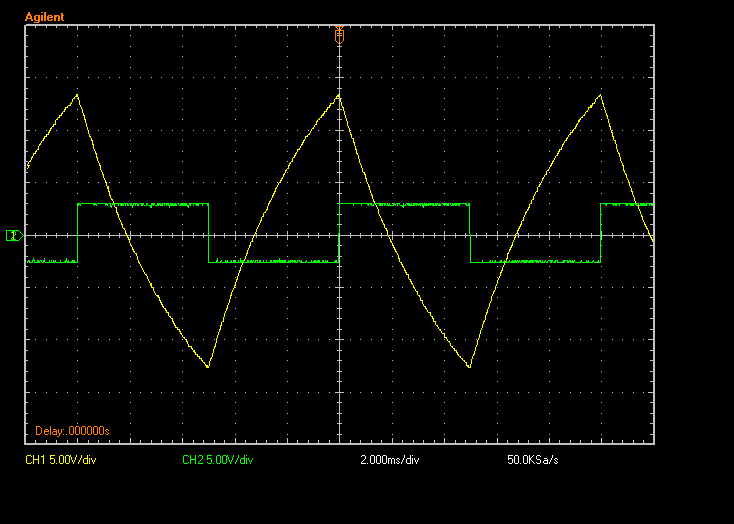
#> input picture Amplifier_Circuit/images/100Hz_47000pF-1.bmp, 734 x 524 px, found by its file name; its folder holds only this picture in this run
$ jupyter execute 'グレースケール化.ipynb'
#> lines starting #> are read from the running program, lines starting #| are printed output that depends on the picture
[cell 1]
import os
import cv2
import numpy as np
import pathlib as pl
import matplotlib.pyplot as plt
print(os.getcwd())

[cell 2]
print(os.listdir(os.getcwd()))
path = 'images'
print(path)
files = os.listdir(path)
print(files)

[cell 3]
pl.Path('Result\\Reverse').mkdir(exist_ok=True)
for i, name in enumerate(files):
    print(str(i+1) + "ファイル目 : " + path + "\\" + name)
    img = cv2.imread(path + "\\" + name)
#> img is the input picture: shape (524, 734, 3); mean B, G, R 3.6, 6.1, 5.1
    img = cv2.cvtColor(img, cv2.COLOR_BGR2RGB)
    print(img.shape)
#| (524, 734, 3)

    for x in range(img.shape[0]):
        for y in range(img.shape[1]):
            for z in range(img.shape[2]):
                img[x][y][z] = 255 - img[x][y][z]
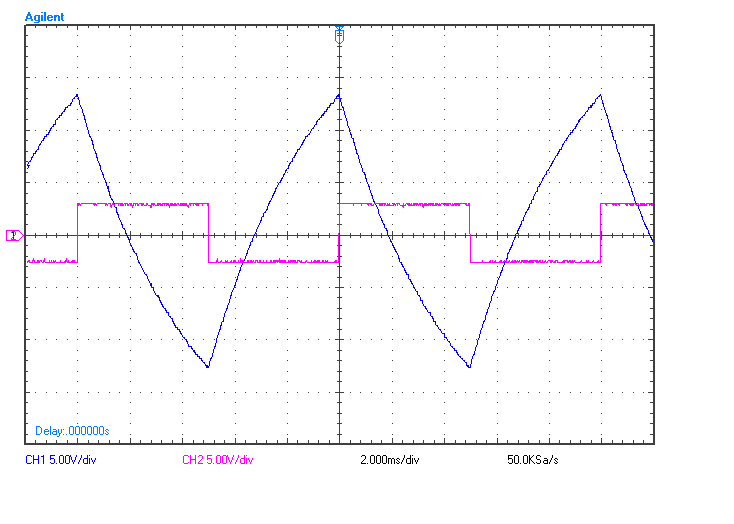
#> img: shape (524, 734, 3); mean R, G, B 249.9, 248.9, 251.4

    plt.figure(dpi=1000)
    plt.tick_params(labelbottom=False,
                    labelleft=False,
                    labelright=False,
                    labeltop=False,
                    bottom=False,
                    left=False,
                    right=False,
                    top=False)
    plt.gca().spines['right'].set_visible(False)
    plt.gca().spines['top'].set_visible(False)
    plt.gca().spines['left'].set_visible(False)
    plt.gca().spines['bottom'].set_visible(False)
    plt.imshow(img)
    plt.grid(False)
    plt.savefig("Result\\Reverse\\reverse-" + name.split(".")[0] + ".png")

[cell 4]
pl.Path('Result\\Monotone').mkdir(exist_ok=True)
for i, name in enumerate(files):
    print(str(i+1) + "ファイル目 : " + path + "\\" + name)
    img = cv2.imread(path + "\\" + name)
    img = cv2.cvtColor(img, cv2.COLOR_BGR2RGB)
    print(img.shape)
#| (524, 734, 3)

    for x in range(img.shape[0]):
        for y in range(img.shape[1]):
            temp = 0.3 * img[x][y][0] + 0.6 * img[x][y][1] + 0.1 * img[x][y][2]
            for z in range(img.shape[2]):
                img[x][y][z] = 255 - temp
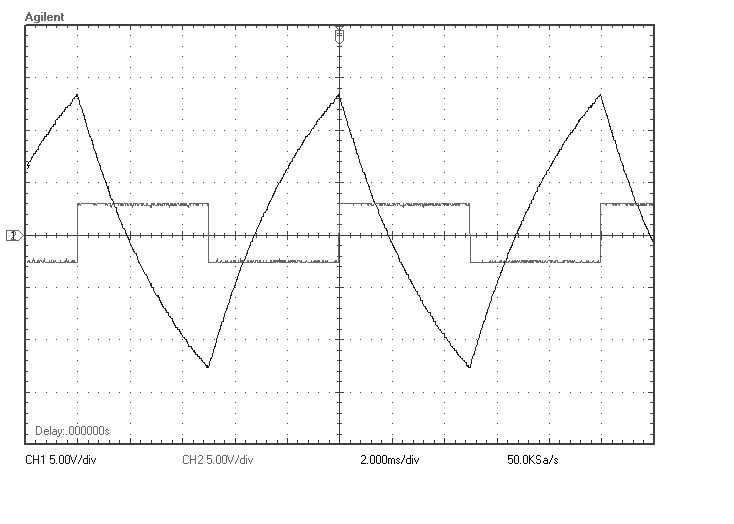
#> img: shape (524, 734, 3); min 0, max 255, mean 249.5

    plt.figure(dpi=1000)
    plt.tick_params(labelbottom=False,
                    labelleft=False,
                    labelright=False,
                    labeltop=False,
                    bottom=False,
                    left=False,
                    right=False,
                    top=False)
    plt.gca().spines['right'].set_visible(False)
    plt.gca().spines['top'].set_visible(False)
    plt.gca().spines['left'].set_visible(False)
    plt.gca().spines['bottom'].set_visible(False)
    plt.imshow(img)
    plt.grid(False)
    plt.savefig("Result\\Monotone\\mono-" + name.split(".")[0] + ".png")

$ run again, on Amplifier_Circuit/images/10kHz_47000pF.bmp
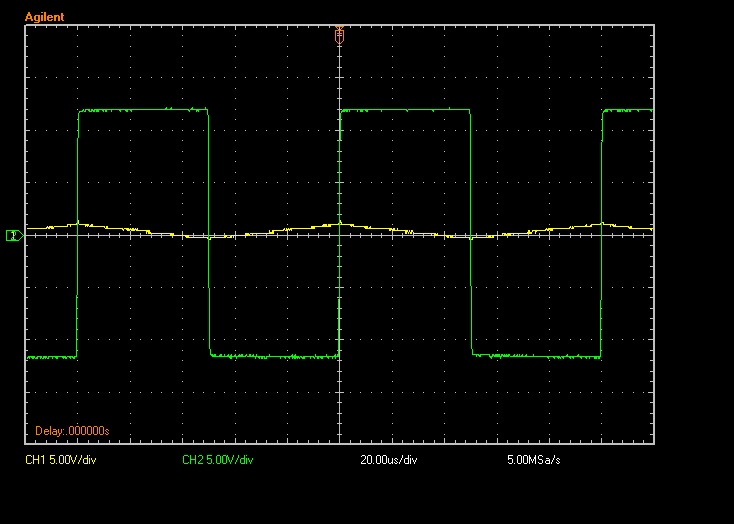
#> input picture Amplifier_Circuit/images/10kHz_47000pF.bmp, 734 x 524 px, found by its file name
#> img is the input picture: shape (524, 734, 3); mean B, G, R 3.5, 6, 4.5
#| (524, 734, 3)
#> after the loop `for x in range(img.shape[0]):`:
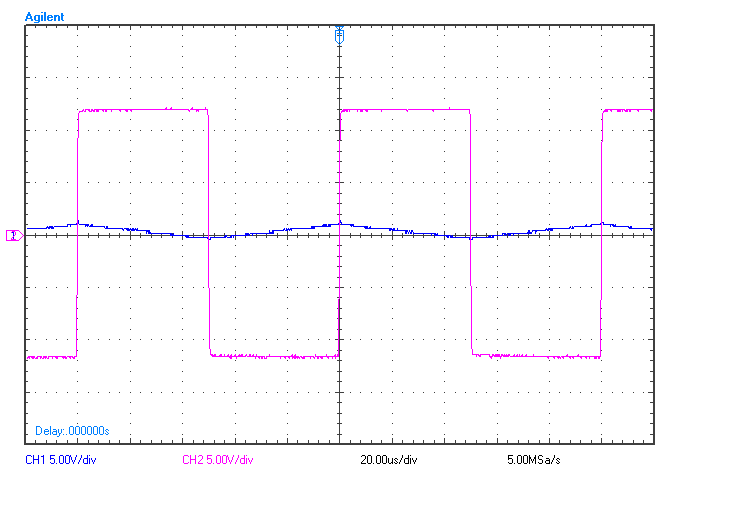
#> img: shape (524, 734, 3); mean R, G, B 250.5, 249, 251.5
#| (524, 734, 3)
#> after the loop `for x in range(img.shape[0]):`:
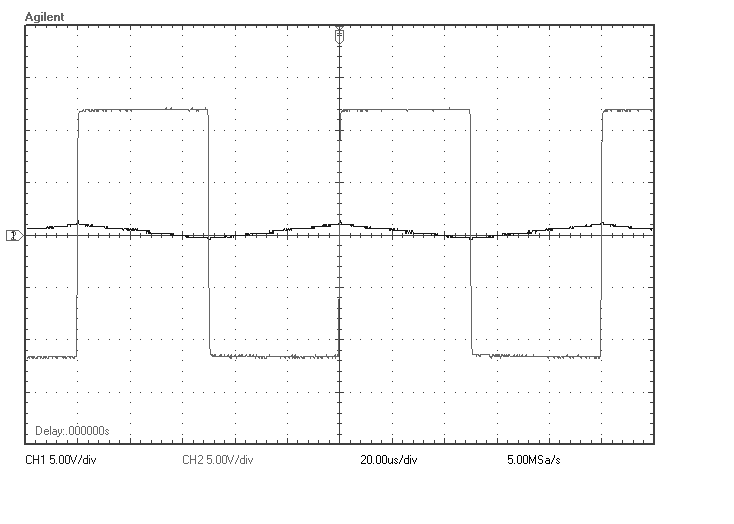
#> img: shape (524, 734, 3); min 0, max 255, mean 249.7

$ run again, on Amplifier_Circuit/images/10kHz_4900pF.bmp
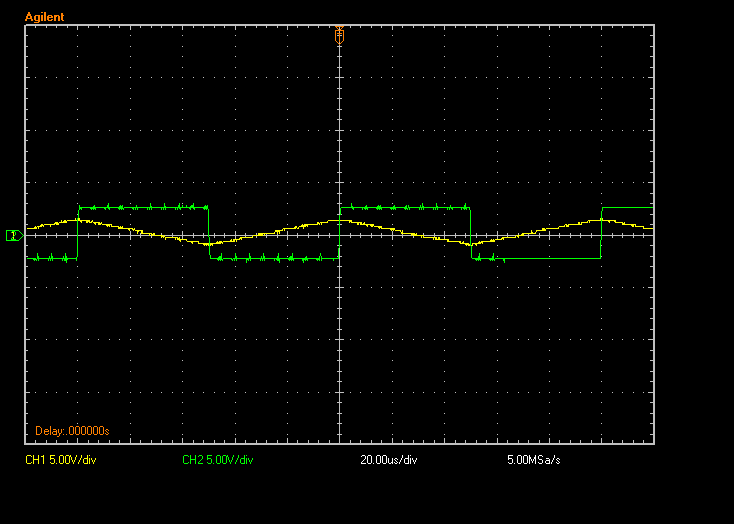
#> input picture Amplifier_Circuit/images/10kHz_4900pF.bmp, 734 x 524 px, found by its file name
#> img is the input picture: shape (524, 734, 3); mean B, G, R 3.6, 5.5, 4.6
#| (524, 734, 3)
#> after the loop `for x in range(img.shape[0]):`:
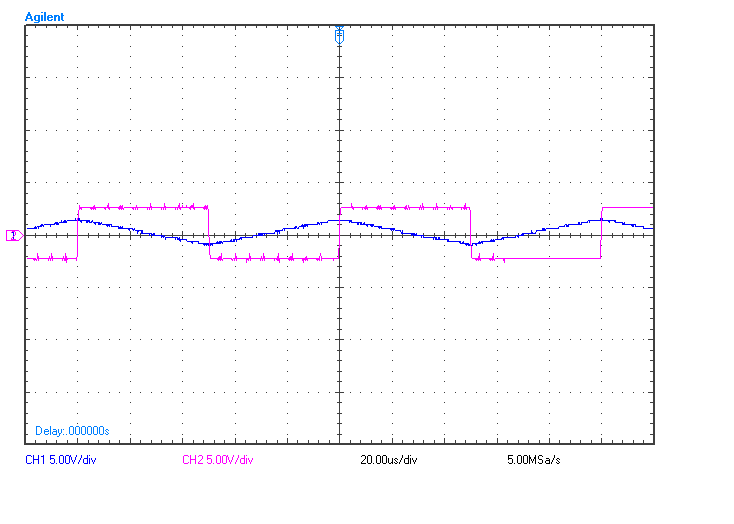
#> img: shape (524, 734, 3); mean R, G, B 250.4, 249.5, 251.4
#| (524, 734, 3)

$ run again, on Amplifier_Circuit/images/100Hz_47000pF.bmp
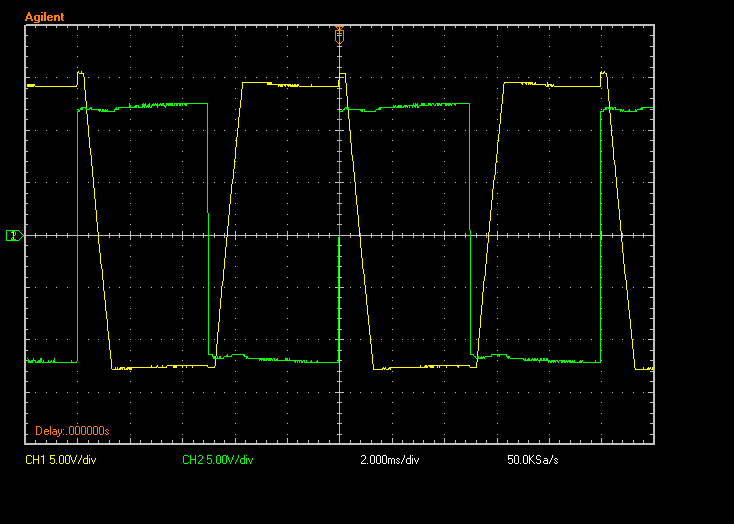
#> input picture Amplifier_Circuit/images/100Hz_47000pF.bmp, 734 x 524 px, found by its file name
#> img is the input picture: shape (524, 734, 3); mean B, G, R 3.5, 6.9, 5.4
#| (524, 734, 3)
#> after the loop `for x in range(img.shape[0]):`:
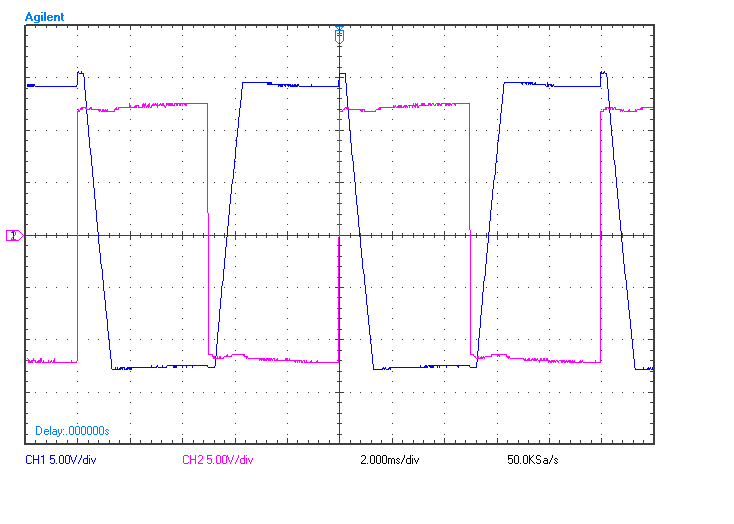
#> img: shape (524, 734, 3); mean R, G, B 249.6, 248.1, 251.5
#| (524, 734, 3)
#> after the loop `for x in range(img.shape[0]):`:
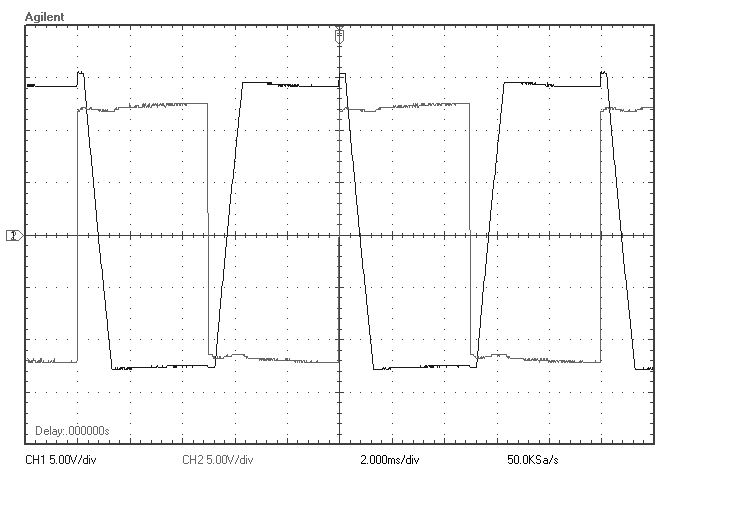
#> img: shape (524, 734, 3); min 0, max 255, mean 248.9
